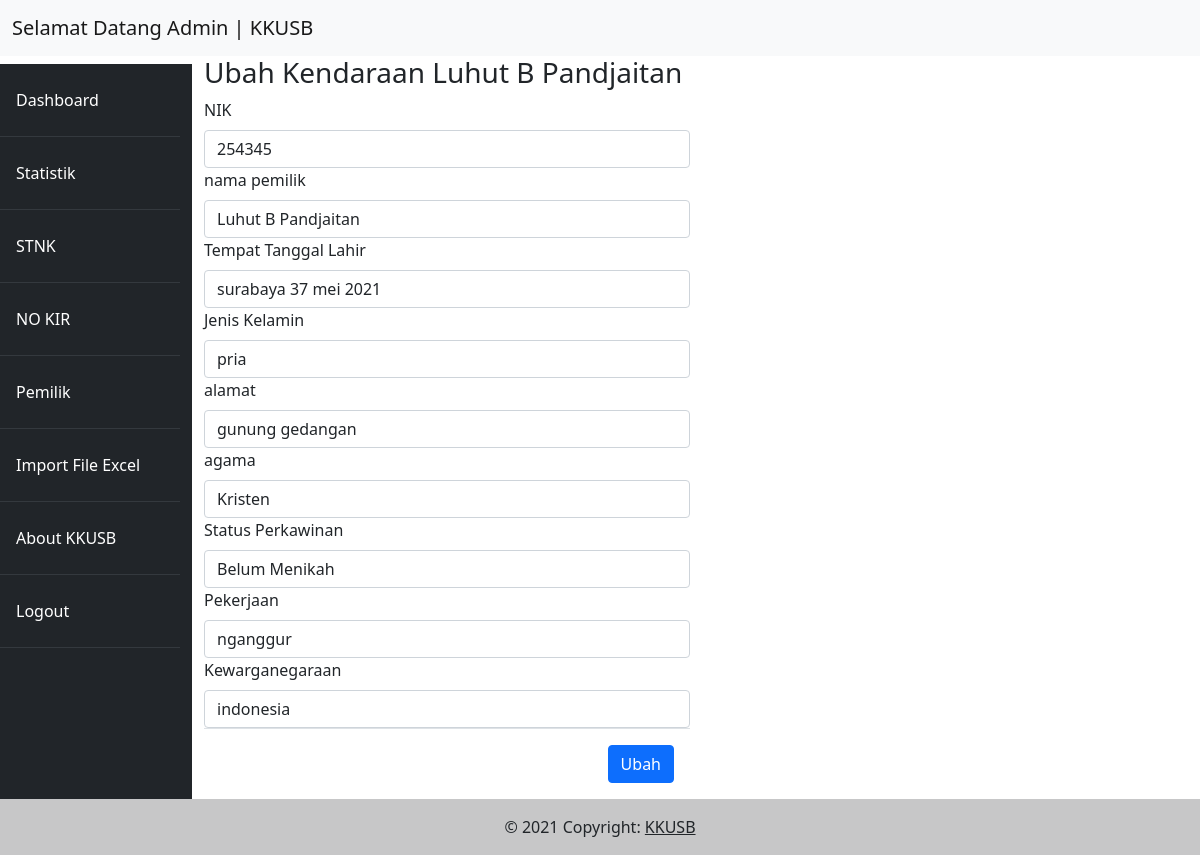
The app's page /pemilik/ubahpemilik/39 with its own data.
### tables this page shows
CREATE TABLE `pemilik` (
  `id` int(11) NOT NULL,
  `nik` varchar(100) NOT NULL,
  `nama_pemilik` varchar(100) NOT NULL,
  `tmpt_tgl_lahir` varchar(100) NOT NULL,
  `jenis_kelamin` varchar(100) NOT NULL,
  `alamat` varchar(100) NOT NULL,
  `agama` varchar(100) NOT NULL,
  `status_perkawinan` varchar(100) NOT NULL,
  `pekerjaan` varchar(100) NOT NULL,
  `kewarganegaraan` varchar(100) NOT NULL
);

### application/controllers/Pemilik.php (called while the page is built, shortened)
<?php
class Pemilik extends CI_Controller
{
  public function __construct()
  {
    $this->load->model('pemilik_model');
  }
  public function ubahpemilik($id)
  {
    $data['judul'] = 'ubah Pemilik Kendaraan';
    $data['pemilik'] = $this->pemilik_model->getDataPemilikById($id);
    $data['kelamin'] = ['pria', 'wanita'];
    $data['agama'] = ['Islam', 'Kristen', 'Katolik', 'Hindu', 'Buddha', 'Konghuchu'];
    $data['kawin'] = ['Sudah Menikah', 'Belum Menikah'];
    $this->form_validation->set_rules('nama_pemilik', 'pemilik', 'required');
    if ($this->form_validation->run() === false) {
      $this->load->view('templates/header', $data);
      $this->load->view('templates/sidebar');
      $this->load->view('pemilik/ubahpemilik', $data);
      $this->load->view('templates/footer');
    } else {
      $this->pemilik_model->ubahpemilik($id);
      redirect('pemilik');
    }
  }
}

### index.php (called while the page is built, shortened)
<?php
require_once BASEPATH.'core/CodeIgniter.php';

### application/models/pemilik_model.php (called while the page is built, shortened)
<?php
class pemilik_model extends CI_Model
{
  public function getDataPemilikById($id)
  {
    return $this->db->get_where('pemilik', ['id' => $id])->row_array();
  }
}

### application/views/pemilik/ubahpemilik.php (the view, shortened to what this page needs)
<div class="col-md-5">
  <section class="content">
    <h3>Ubah Kendaraan <?= $pemilik['nama_pemilik']; ?></h3>
    <form action="" method="post">
      <label class="form-label">NIK</label>
      <input type="text" id="nik" class="form-control" value="<?php echo $pemilik['nik'] ?>" name="nik">
      <label class="form-label">nama pemilik</label>
      <input type="text" id="nama_pemilik" class="form-control" value="<?php echo $pemilik['nama_pemilik'] ?>" name="nama_pemilik">
      <label class="form-label">Tempat Tanggal Lahir</label>
      <input type="text" id="tmpt_tgl_lahir" class="form-control" value="<?php echo $pemilik['tmpt_tgl_lahir'] ?>" name="tmpt_tgl_lahir">
      <label class="form-label">Jenis Kelamin</label>
      <select name="jenis_kelamin" id="jenis_kelamin" class="form-control">
        <?php foreach ($kelamin as $kel) : ?>
          <?php if ($kel === $pemilik['jenis_kelamin']) : ?>
            <option value="<?php echo $kel ?>" selected><?php echo $kel ?></option>
          <?php else : ?>
            <option value="<?php echo $kel ?>"><?php echo $kel ?></option>
          <?php endif; ?>
        <?php endforeach; ?>
      </select>
      <label class="form-label">alamat</label>
      <input type="text" id="alamat" class="form-control" value="<?php echo $pemilik['alamat'] ?>" name="alamat">
      <label class="form-label">agama</label>
      <select name="agama" id="agama" class="form-control">
        <?php foreach ($agama as $a) : ?>
          <?php if ($a === $pemilik['agama']) : ?>
            <option value="<?php echo $a ?>" selected><?php echo $a ?></option>
          <?php else : ?>
            <option value="<?php echo $a ?>"><?php echo $a ?></option>
          <?php endif; ?>
        <?php endforeach; ?>
      </select>
      <label class="form-label">Status Perkawinan</label>
      <select name="status_perkawinan" id="status_perkawinan" class="form-control">
        <?php foreach ($kawin as $kaw) : ?>
          <?php if ($kaw === $pemilik['status_perkawinan']) : ?>
            <option value="<?php echo $kaw ?>" selected><?php echo $kaw ?></option>
          <?php else : ?>
            <option value="<?php echo $kaw ?>"><?php echo $kaw ?></option>
          <?php endif; ?>
        <?php endforeach; ?>
      </select>
      <label class="form-label">Pekerjaan</label>
      <input type="text" id="pekerjaan" class="form-control" value="<?php echo $pemilik['pekerjaan'] ?>" name="pekerjaan">
      <label class="form-label">Kewarganegaraan</label>
      <input type="text" id="kewarganegaraan" class="form-control" value="<?php echo $pemilik['kewarganegaraan'] ?>" name="kewarganegaraan">
      <div class="modal-footer">
        <button type="submit" class="btn btn-primary">Ubah</button>
      </div>
    </form>
  </section>
</div>

### records on screen
pemilik: nama_pemilik "Luhut B Pandjaitan", nik "254345", tmpt_tgl_lahir "surabaya 37 mei 2021", jenis_kelamin "pria", alamat "gunung gedangan", agama "Kristen", status_perkawinan "Belum Menikah", pekerjaan "nganggur", kewarganegaraan "indonesia"
